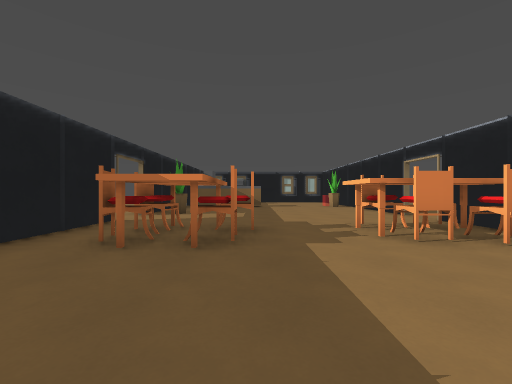
view 1 (above)

12 first-person views from a walk through a 3-D level made in the Godot game engine. The camera is 1.3 m above the floor, looks level and sees 90° across. The floor is counted in squares, 2 m on a side. Each view is taken from the middle of a square. On the plan, view 1 faces up. The plan holds only what a view shows up to about 9 squares ahead; the rest is blank. The place goes on beyond the plan. Some surface patterns are stand-ins.

view 2
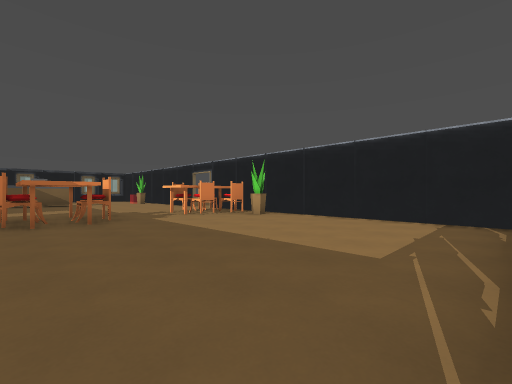

view 3
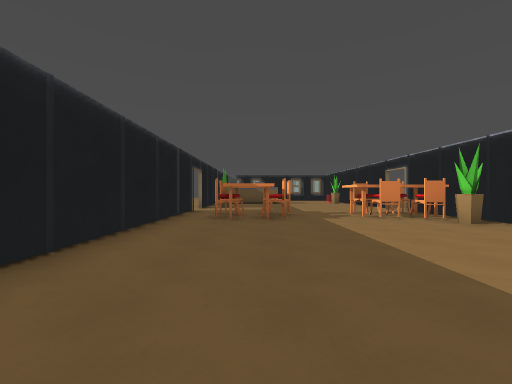

view 4
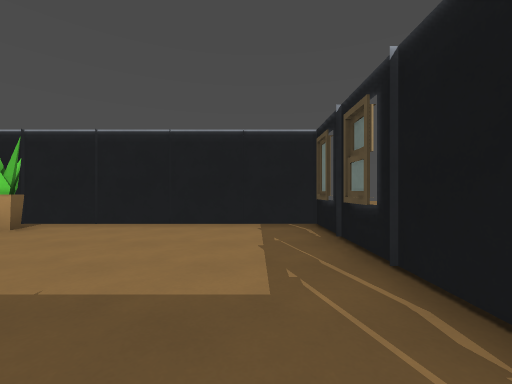

view 5
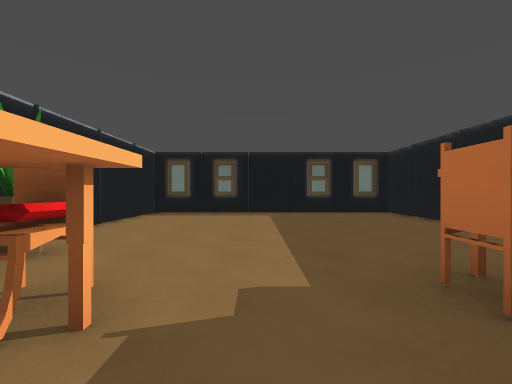

view 6
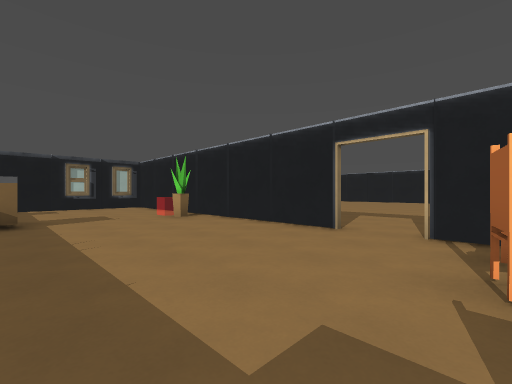

view 7
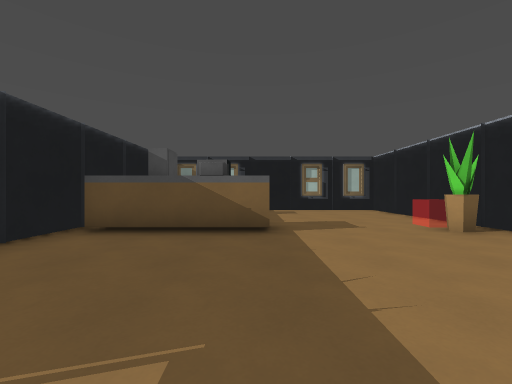

view 8
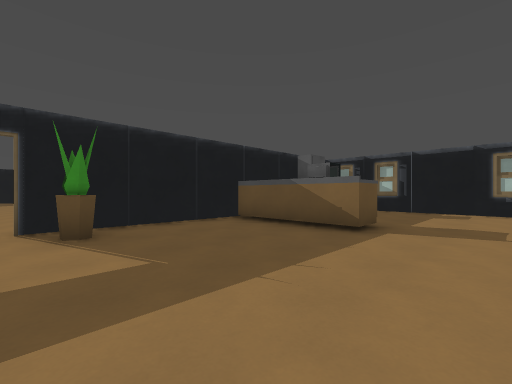

view 9
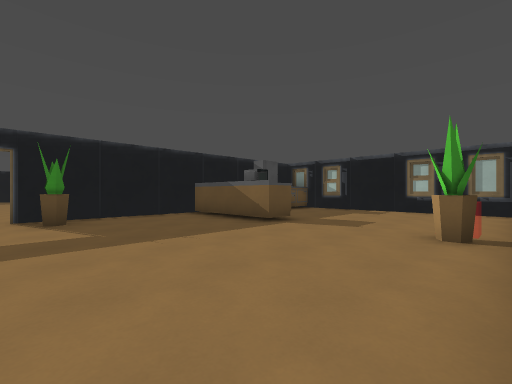

view 10
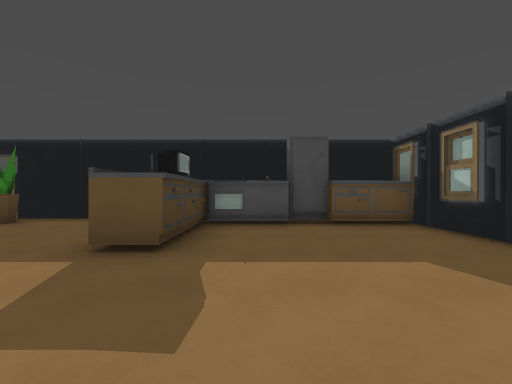

view 11
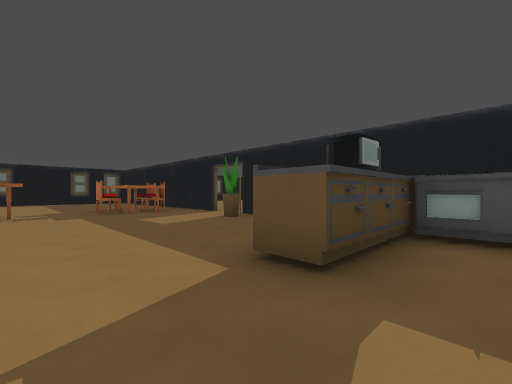

view 12
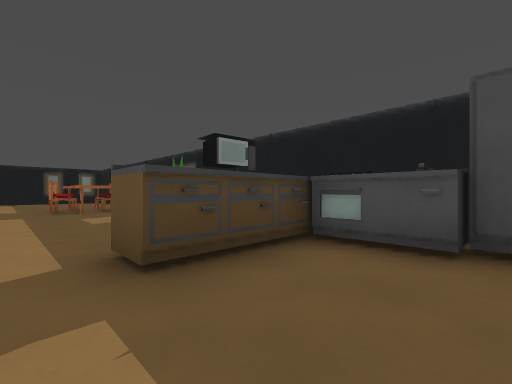

### Floor plan
Points are (right, up) in squares from view 1. A wall is a line through its corners. A room is listed if a view was taken in it or the views show most of it. See-through windows are left out.
Room 1 (views 1, 2, 3, 4)
walls: (-0.7, 2.8) (-1.8, 2.8); (4, 3.6) (1.6, 3.6); (-3.2, 2.4) (-3.2, -3.3) (4.3, -3.3) (4.3, 3.9)
ways out: opening at (-2, 3) to room 2; opening at (0.5, 4) to room 2
objects: chair (2, 3); plant (3, 2); chair (3, 3)
Room 2 (views 5, 6, 7, 8, 9, 10, 11, 12)
walls: (-0.5, 12) (0.2, 12) (0.2, 11.2) (-0.5, 11.2); (-3.2, 11.5) (-3.2, 7.1); (-1.8, 5.2) (-0.7, 5.2) (-0.7, 2.8); (-3.2, 5.9) (-3.2, 2.4); (4.3, 7.1) (4.3, 16); (1.6, 3.6) (1.6, 4.4); (4.3, 3.9) (4.3, 5.9); (-2, 15.4) (-2, 14.5); (4, 16.3) (-1.5, 16.3)
ways out: opening at (-2, 3) to room 1; opening at (0.5, 4) to room 1; opening at (-3, 6.5); opening at (4, 6.5)
objects: cabinet (-3, 12); chair (-2, 4); plant (-2, 8); stove (-2, 12) to (-2, 13); fridge (-2, 14); microwave (-1, 12); chair (0, 4); chair (2, 5); chair (3, 5); plant (3, 11)

Where each view was taken, in squares from view 1:
view 1: 0 up, 0 right, facing up
view 2: 3 down, 2 left, facing up-right
view 3: 3 down, 1 left, facing up
view 4: 2 down, 1 left, facing right
view 5: 5 up, 1 right, facing down
view 6: 5 up, 0 right, facing up-right
view 7: 7 up, 0 right, facing up
view 8: 7 up, 2 right, facing up-left
view 9: 7 up, 4 right, facing up-left
view 10: 13 up, 3 right, facing left
view 11: 13 up, 2 right, facing down-left
view 12: 14 up, 1 right, facing down-left
